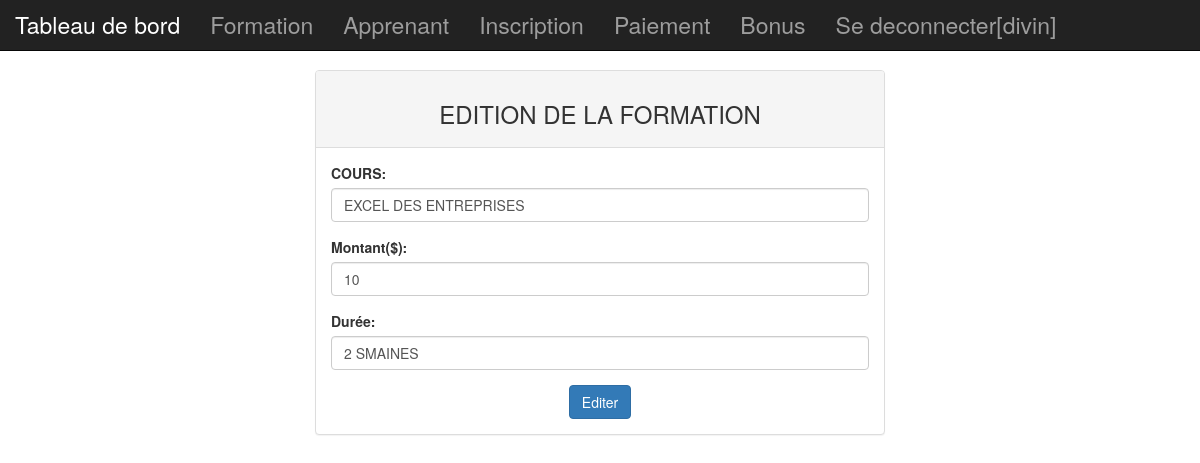
Page /view/edit-formation.php?id=1 (signed in) on the committed database.
### tables this page shows
CREATE TABLE `formation` (
  `id` int(11) NOT NULL,
  `designation` varchar(100) NOT NULL,
  `montant` int(11) NOT NULL,
  `duree` varchar(100) NOT NULL
);

### model/edit-formation.php (called while the page is built, shortened)
<?php
	require_once('../bdd/connexion.php');
	$requser=$pdo->prepare("SELECT * FROM formation WHERE id=?");
	$requser->execute(array($_GET['id']));
	$userinfo=$requser->fetch();
	?>

### view/edit-formation.php (the view, shortened to what this page needs)
<?php
	require_once '../bdd/connexion.php';
	require_once '../model/edit-formation.php';
?>
<!DOCTYPE html>
<html>
<head>
	<link rel="stylesheet" type="text/css" href="../includes/css/bootstrap.css">
</head>
<body>
		<div class="navbar navbar-inverse navbar-fixed-top">
			<?php require_once('menu.php') ?>
		</div>
<div class="contenair space col-md-6 col-xd-12 col-md-offset-3">
	<div class="panel panel-default">
		<div class="panel-heading">
			<h3 class="a">EDITION DE LA FORMATION</h3>
		</div>
		<div class="panel-body">
			<form method="post" action="" enctype="multipart/form-data">
				<div class="form-group">
					<label class="control-label">
						COURS:
					</label>
					<input type="text" name="cours" required="required" class="form-control" placeholder="Entrer les cours" value="<?= $userinfo['designation']; ?>">
				</div>
			  <div class="form-group">
					<label class="control-label">
						Montant($):
					</label>
					<input type="number" name="montant" required="required" class="form-control" placeholder="Entrer le Montant" value="<?= $userinfo['montant']; ?>">
			  </div>
			   <div class="form-group">
					<label class="control-label">
						Durée:
					</label>
					<input type="text" name="duree" required="required" class="form-control" placeholder="Entrer la Durée" value="<?= $userinfo['duree']; ?>">
			  </div>
				<div class="control-label a">
					<button type="submit" class="btn btn-primary" name="formconnect">Editer</button>
				</div>
			</form>
		</div>
	</div>
</div>
</body>
</html>

### view/edit-formation.php (style rules this page uses)
.space { margin-top: 70px; }
.a { text-align:center; text-decoration: blink; }

### rows in the picture
formation: cours "EXCEL DES ENTREPRISES", montant "10", duree "2 SMAINES"

### other values in the picture
$_SESSION['nom'] "divin"
